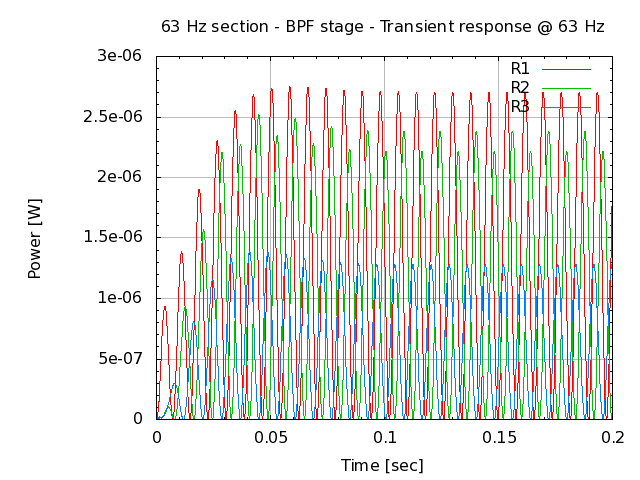

The gnuplot source for this figure:
# setup terminal
set term png

# setup graph
set output "26.000.00.02.19.png"
set title "63 Hz section - BPF stage - Transient response @ 63 Hz"

# setup Y-axis
set grid ytics lt 1 lw 1 lc rgb "#bbbbbb"
set mytics
set ylabel "Power [W]"

# setup X-axis
set grid xtics lt 1 lw 1 lc rgb "#bbbbbb"
set mxtics
set xlabel "Time [sec]"

# setup plot style
set style data lines
plot '26.000.00.02.19.dat' using 1:2 title "R1", \
     '26.000.00.02.19.dat' using 1:3 title "R2", \
     '26.000.00.02.19.dat' using 1:4 title "R3"

# set output back to default
set output

# reset terminal type
set terminal pop
